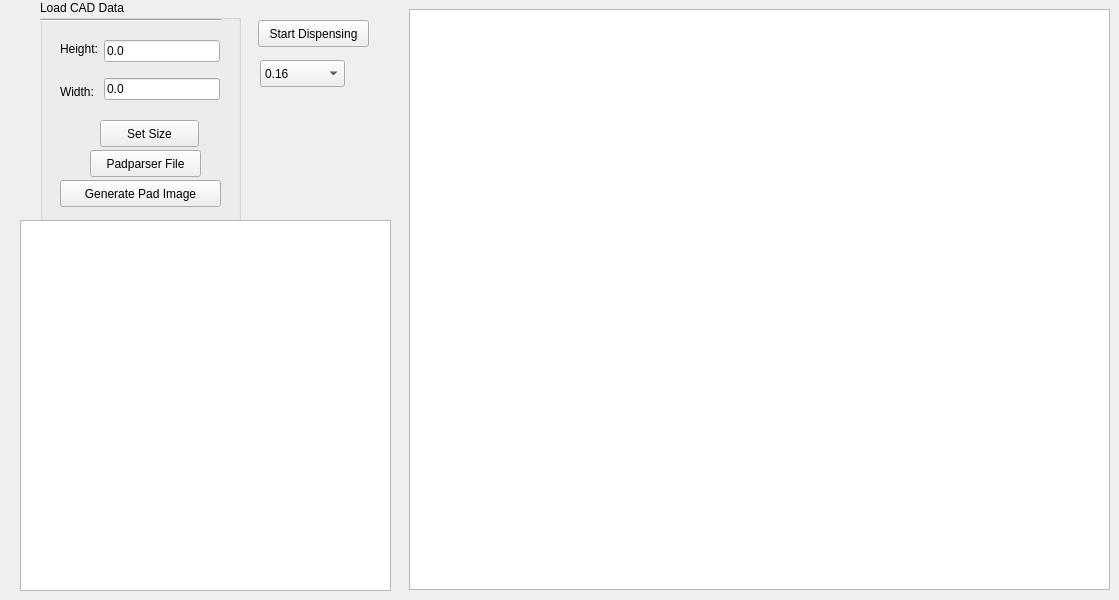
      <widget class="QWidget" name="tab_5">
       <attribute name="title">
        <string>PadView</string>
       </attribute>
       <widget class="QGroupBox" name="groupBox_17">
        <property name="geometry">
         <rect>
          <x>40</x>
          <y>0</y>
          <width>201</width>
          <height>221</height>
         </rect>
        </property>
        <property name="title">
         <string>Load CAD Data</string>
        </property>
        <widget class="QWidget" name="horizontalLayoutWidget_9">
         <property name="geometry">
          <rect>
           <x>20</x>
           <y>30</y>
           <width>160</width>
           <height>80</height>
          </rect>
         </property>
         <layout class="QHBoxLayout" name="horizontalLayout_13">
          <item>
           <layout class="QVBoxLayout" name="verticalLayout_29">
            <item>
             <widget class="QLabel" name="label_11">
              <property name="text">
               <string>Height:</string>
              </property>
             </widget>
            </item>
            <item>
             <widget class="QLabel" name="label_7">
              <property name="text">
               <string>Width:</string>
              </property>
             </widget>
            </item>
           </layout>
          </item>
          <item>
           <layout class="QVBoxLayout" name="verticalLayout_27">
            <item>
             <widget class="QLineEdit" name="padViewHeight_text">
              <property name="text">
               <string>0.0</string>
              </property>
             </widget>
            </item>
            <item>
             <widget class="QLineEdit" name="padViewWidth_text">
              <property name="text">
               <string>0.0</string>
              </property>
             </widget>
            </item>
           </layout>
          </item>
         </layout>
        </widget>
        <widget class="QPushButton" name="padViewSetSize_button">
         <property name="geometry">
          <rect>
           <x>60</x>
           <y>120</y>
           <width>99</width>
           <height>27</height>
          </rect>
         </property>
         <property name="text">
          <string>Set Size</string>
         </property>
        </widget>
        <widget class="Line" name="line_20">
         <property name="geometry">
          <rect>
           <x>0</x>
           <y>10</y>
           <width>181</width>
           <height>21</height>
          </rect>
         </property>
         <property name="orientation">
          <enum>Qt::Horizontal</enum>
         </property>
        </widget>
        <widget class="QPushButton" name="inputPad_Button">
         <property name="geometry">
          <rect>
           <x>50</x>
           <y>150</y>
           <width>111</width>
           <height>27</height>
          </rect>
         </property>
         <property name="text">
          <string>Padparser File</string>
         </property>
        </widget>
        <widget class="QPushButton" name="padViewGenerate_button">
         <property name="geometry">
          <rect>
           <x>20</x>
           <y>180</y>
           <width>161</width>
           <height>27</height>
          </rect>
         </property>
         <property name="text">
          <string>Generate Pad Image</string>
         </property>
        </widget>
       </widget>
       <widget class="PadView" name="padView_Image">
        <property name="geometry">
         <rect>
          <x>409</x>
          <y>9</y>
          <width>701</width>
          <height>581</height>
         </rect>
        </property>
       </widget>
       <widget class="QTableWidget" name="padTable">
        <property name="geometry">
         <rect>
          <x>20</x>
          <y>220</y>
          <width>371</width>
          <height>371</height>
         </rect>
        </property>
       </widget>
       <widget class="QPushButton" name="startDispense_button">
        <property name="geometry">
         <rect>
          <x>258</x>
          <y>20</y>
          <width>111</width>
          <height>27</height>
         </rect>
        </property>
        <property name="text">
         <string>Start Dispensing</string>
        </property>
       </widget>
       <widget class="QComboBox" name="nozzleDispCombo">
        <property name="geometry">
         <rect>
          <x>260</x>
          <y>60</y>
          <width>85</width>
          <height>27</height>
         </rect>
        </property>
        <item>
         <property name="text">
          <string>0.16</string>
         </property>
        </item>
        <item>
         <property name="text">
          <string>0.21</string>
         </property>
        </item>
        <item>
         <property name="text">
          <string>0.26</string>
         </property>
        </item>
        <item>
         <property name="text">
          <string>0.34</string>
         </property>
        </item>
        <item>
         <property name="text">
          <string>0.41</string>
         </property>
        </item>
       </widget>
      </widget>
